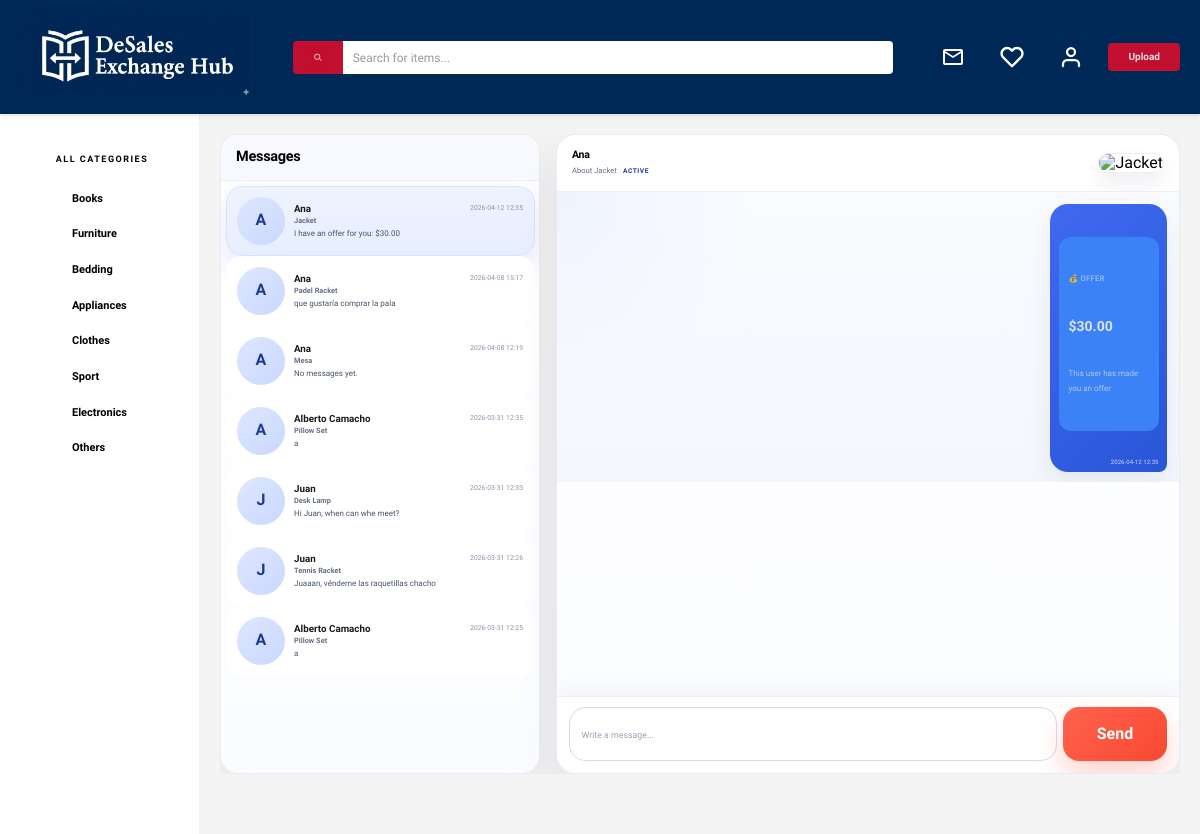
Screenshot of /user/messages (signed in) with the database file from the repository.
### models.py (models this page shows, shortened)
class User(db.Model):
    id = db.Column(db.Integer, primary_key=True)
    username = db.Column(db.String(20), unique=False, nullable=False)
    email = db.Column(db.String(120), unique=True, nullable=False)
    password = db.Column(db.String(255), nullable=False)
    is_active = db.Column(db.Boolean, default=False, nullable=False)
    items = db.relationship("Item", backref="owner", lazy=True)
    favorite_items = db.relationship("Item", secondary="favorite", back_populates="favorited_by", lazy=True)
    country = db.Column(db.String(20), nullable=True, default="")
    city = db.Column(db.String(20), nullable=True, default="")
    description = db.Column(db.String(400), nullable=True, default="")
    photo_url = db.Column(db.String(200), nullable=True, default="")

class Item(db.Model):
    id = db.Column(db.Integer, primary_key=True, autoincrement=True)
    name = db.Column(db.String(50), nullable=False)
    description = db.Column(db.String(400), nullable=False)
    condition = db.Column(db.String(20), nullable=True, default="")
    brand = db.Column(db.String(50), nullable=True, default="")
    price = db.Column(db.Float, nullable=False)
    category = db.Column(db.String(20), nullable=False)
    created_at = db.Column(db.DateTime, nullable=False, default=db.func.current_timestamp())
    user_id = db.Column(db.Integer, db.ForeignKey("user.id"), nullable=False)
    estado = db.Column(db.String(20), nullable=False, default="active")
    images = db.relationship("ItemImage", backref="item", lazy=True)
    favorited_by = db.relationship("User", secondary="favorite", back_populates="favorite_items", lazy=True)
    @property
    def image_url(self):
        if self.images:
            return self.images[0].image_url
        return "img/default.jpg"

class Message(db.Model):
    id = db.Column(db.Integer, primary_key=True)
    conversation_id = db.Column(db.Integer, db.ForeignKey("conversation.id"), nullable=False)
    sender_id = db.Column(db.Integer, db.ForeignKey("user.id"), nullable=False)
    body = db.Column(db.String(1000), nullable=False)
    created_at = db.Column(db.DateTime, nullable=False, default=db.func.current_timestamp())
    sender = db.relationship("User", backref=db.backref("sent_messages", lazy=True))

### app.py (the view)
@app.route("/user/messages")
def messages():
    user = get_current_user_from_session()
    if not user:
        return redirect(url_for("login"))
    conversation_id = request.args.get("conversation_id", type=int)
    conversations = Conversation.query.filter(
        db.or_(Conversation.buyer_id == user.id, Conversation.seller_id == user.id)
    ).order_by(Conversation.last_message_at.desc(), Conversation.created_at.desc()).all()
    selected_conversation = get_conversation_for_user(conversation_id, user.id)
    if selected_conversation is None and conversations:
        selected_conversation = conversations[0]
    selected_messages = []
    if selected_conversation:
        selected_conversation.mark_read_for(user.id)
        db.session.commit()
        selected_messages = [serialize_message(message, user.id) for message in selected_conversation.messages]
    return render_template(
        "user/messages.html",
        conversations=[serialize_conversation(conversation, user.id) for conversation in conversations],
        selected_conversation=serialize_conversation(selected_conversation, user.id) if selected_conversation else None,
        selected_messages=selected_messages,
        current_user=user,
    )

### app.py (called while the page is built, shortened)
def get_current_user_from_session():
    user_id = session.get("user_id")
    if user_id is not None:
        user = db.session.get(User, user_id)
        if user:
            session["user_id"] = user.id
            session["username"] = user.username
            return user

@app.context_processor
def inject_search_query():
    return {
        "current_search_query": request.args.get("q", "").strip(),
        "condition_labels": CONDITION_LABELS,
    }

def format_chat_timestamp(value):
    if not value:
        return ""
    return value.strftime("%Y-%m-%d %H:%M")

def format_offer_preview(body):
    if not isinstance(body, str) or not body.startswith("OFFER::"):
        return body
    try:
        price = float(body.split("::", 1)[1])
        return f"I have an offer for you: ${price:.2f}"
    except (IndexError, ValueError):
        return "Offer"

def serialize_message(message, current_user_id):
    body = message.body
    preview = body
    if body.startswith("OFFER::"):
        try:
            price = float(body.split("::")[1])
            preview = f"💰 I have an offer for you: ${price:.2f}"
        except (IndexError, ValueError):
            preview = "💰 Offer"
    return {
        "id": message.id,
        "conversation_id": message.conversation_id,
        "sender_id": message.sender_id,
        "body": message.body,
        "created_at": format_chat_timestamp(message.created_at),
        "created_at_iso": message.created_at.isoformat() if message.created_at else "",
        "is_own": message.sender_id == current_user_id,
    }

def get_conversation_for_user(conversation_id, user_id):
    if not conversation_id:
        return None
    return Conversation.query.filter(
        Conversation.id == conversation_id,
        db.or_(Conversation.buyer_id == user_id, Conversation.seller_id == user_id),
    ).first()

### models.py (called while the page is built)
    @property
    def last_message(self):
        if self.messages:
            return self.messages[-1]
        return None

    def other_user_for(self, user_id):
        if user_id == self.buyer_id:
            return self.seller
        if user_id == self.seller_id:
            return self.buyer
        return None

    def mark_read_for(self, user_id):
        read_at = datetime.utcnow()
        if user_id == self.buyer_id:
            self.buyer_last_read_at = read_at
            return True
        if user_id == self.seller_id:
            self.seller_last_read_at = read_at
            return True
        return False

### templates/user/messages.html (shortened to what this page needs)
{% extends 'base.html' %}
{% block content %}
<section
    class="messages-page"
    data-messages-page="true"
    data-current-user-id="{{ current_user.id }}"
    data-selected-conversation-id="{{ selected_conversation.id if selected_conversation else '' }}"
>
    <aside class="chat-sidebar">
        <div class="chat-sidebar-header">
            <h2>Messages</h2>
        </div>
        <div class="conversation-list" data-conversation-list>
            {% if conversations %}
                {% for conversation in conversations %}
                    <button
                        type="button"
                        class="conversation-item{% if selected_conversation and selected_conversation.id == conversation.id %} active{% endif %}"
                        data-conversation-id="{{ conversation.id }}"
                        data-url="{{ conversation.messages_url }}"
                    >
                        <span class="conversation-avatar">
                            {% if conversation.other_user_photo_url %}
                                <img src="{{ conversation.other_user_photo_url }}" alt="{{ conversation.other_user_name }}">
                            {% else %}
                                {{ conversation.other_user_name[0].upper() }}
                            {% endif %}
                        </span>
                        <span class="conversation-body">
                            <span class="conversation-top">
                                <span class="conversation-name">{{ conversation.other_user_name }}</span>
                                <span class="conversation-time" data-last-time>{{ conversation.last_message_at }}</span>
                            </span>
                            <span class="conversation-item-name">{{ conversation.item_name }}</span>
                            <span class="conversation-preview-row">
                                <span class="conversation-preview" data-last-preview>{{ conversation.last_message_preview }}</span>
                            </span>
                        </span>
                    </button>
                {% endfor %}
            {% else %}
                <p class="conversation-empty">You do not have conversations yet.</p>
            {% endif %}
        </div>
    </aside>
    <section class="chat-main">
        {% if selected_conversation %}
            <header class="chat-header">
                <div>
                    <h3 class="chat-user-name">{{ selected_conversation.other_user_name }}</h3>
                    <p class="chat-item-context">
                        About {{ selected_conversation.item_name }}
                        {% if selected_conversation.item_status %}
                            <span class="chat-item-status">{{ selected_conversation.item_status|capitalize }}</span>
                        {% endif %}
                    </p>
                </div>
                <div class="chat-context-image-wrap">
                    <img src="{{ selected_conversation.item_image_url }}" alt="{{ selected_conversation.item_name }}">
                </div>
            </header>
            <div class="chat-log" data-chat-log>
                {% if selected_messages %}
                    {% for message in selected_messages %}
                        <article class="chat-message {% if message.is_own %}is-own{% else %}is-other{% endif %}" data-message-id="{{ message.id }}">
                            {% if message.body.startswith('OFFER::') %}
                                {% set offer_price = message.body.split('::')[1] %}
                                <div class="chat-message-body">
                                    <div class="message-offer">
                                        <p class="offer-message-label">💰 Offer</p>
                                        <p class="offer-message-price">${{ "%.2f"|format(offer_price|float) }}</p>
                                        <p class="offer-message-sub">This user has made you an offer</p>
                                    </div>
                                </div>
                            {% else %}
                                <p class="chat-message-body">{{ message.body }}</p>
                            {% endif %}
                            <span class="chat-message-time">{{ message.created_at }}</span>
                        </article>
                    {% endfor %}
                {% else %}
                    <p class="chat-empty" data-chat-empty>Start the conversation by sending your first message.</p>
                {% endif %}
            </div>
            <form class="chat-form" data-chat-form>
                <input
                    type="text"
                    name="body"
                    maxlength="1000"
                    placeholder="Write a message..."
                    autocomplete="off"
                    required
                    data-chat-input
                >
                <button type="submit">Send</button>
            </form>
        {% else %}
            <div class="chat-empty-state">
                <h3>No conversation selected</h3>
                <p>Choose a conversation from the left to view messages.</p>
            </div>
        {% endif %}
    </section>
</section>
{% endblock %}

### rows the page displays
User: username "A" "A" "A", other_user_name "Ana" "Ana" "Ana", other_user_name "Ana"
Item: item_name "Jacket", item_name "Jacket", item_status "ACTIVE"
Item: item_name "Padel Racket"
Message: last_message_preview "que gustaría comprar la pala"
Item: item_name "Mesa"
User: username "A", other_user_name "Alberto Camacho"
Item: item_name "Pillow Set" "Pillow Set"
User: username "J" "J", other_user_name "Juan" "Juan"
Item: item_name "Desk Lamp"
Message: last_message_preview "Hi Juan, when can whe meet?"
Item: item_name "Tennis Racket"
Message: last_message_preview "Juaaan, véndeme las raquetillas chacho"
User: username "A", other_user_name "Alberto Camacho"
Message: offer_price "30.00", created_at "2026-04-12 12:35"

### other values shown
{{ conversation.last_message_at }} "2026-04-12 12:35" "2026-04-08 15:17" "2026-04-08 12:19" "2026-03-31 12:35" "2026-03-31 12:33" "2026-03-31 12:26" "2026-03-31 12:25"
{{ conversation.last_message_preview }} "I have an offer for you: $30.00" "No messages yet." "a" "a"
